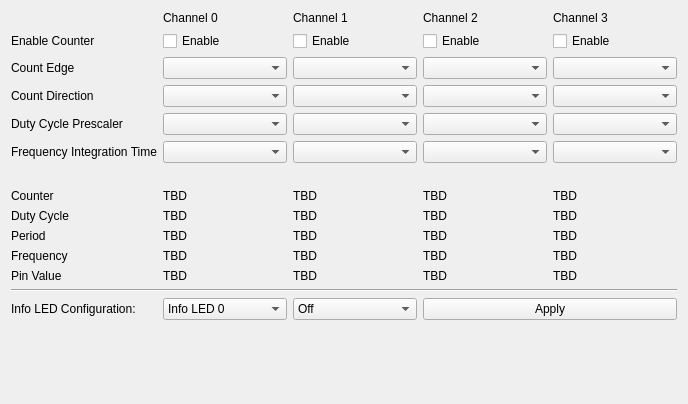
<?xml version="1.0" encoding="UTF-8"?>
<ui version="4.0">
 <class>IndustrialCounter</class>
 <widget class="QWidget" name="IndustrialCounter">
  <property name="geometry">
   <rect>
    <x>0</x>
    <y>0</y>
    <width>688</width>
    <height>404</height>
   </rect>
  </property>
  <property name="windowTitle">
   <string>Form</string>
  </property>
  <layout class="QVBoxLayout" name="verticalLayout">
   <item>
    <layout class="QGridLayout" name="main_grid">
     <item row="1" column="3">
      <widget class="QCheckBox" name="checkBox_3">
       <property name="text">
        <string>Enable</string>
       </property>
      </widget>
     </item>
     <item row="1" column="4">
      <widget class="QCheckBox" name="checkBox_4">
       <property name="text">
        <string>Enable</string>
       </property>
      </widget>
     </item>
     <item row="3" column="1">
      <widget class="QComboBox" name="comboBox_5"/>
     </item>
     <item row="4" column="2">
      <widget class="QComboBox" name="comboBox_9"/>
     </item>
     <item row="7" column="0">
      <widget class="QLabel" name="label_10">
       <property name="text">
        <string>Counter</string>
       </property>
      </widget>
     </item>
     <item row="5" column="2">
      <widget class="QComboBox" name="comboBox_10"/>
     </item>
     <item row="0" column="2">
      <widget class="QLabel" name="label_3">
       <property name="text">
        <string>Channel 1</string>
       </property>
      </widget>
     </item>
     <item row="9" column="1">
      <widget class="QLabel" name="label_17">
       <property name="text">
        <string>TBD</string>
       </property>
      </widget>
     </item>
     <item row="2" column="1">
      <widget class="QComboBox" name="comboBox"/>
     </item>
     <item row="2" column="3">
      <widget class="QComboBox" name="comboBox_3"/>
     </item>
     <item row="10" column="3">
      <widget class="QLabel" name="label_28">
       <property name="text">
        <string>TBD</string>
       </property>
      </widget>
     </item>
     <item row="3" column="3">
      <widget class="QComboBox" name="comboBox_11"/>
     </item>
     <item row="9" column="0">
      <widget class="QLabel" name="label_12">
       <property name="text">
        <string>Period</string>
       </property>
      </widget>
     </item>
     <item row="3" column="2">
      <widget class="QComboBox" name="comboBox_8"/>
     </item>
     <item row="4" column="3">
      <widget class="QComboBox" name="comboBox_12"/>
     </item>
     <item row="9" column="4">
      <widget class="QLabel" name="label_32">
       <property name="text">
        <string>TBD</string>
       </property>
      </widget>
     </item>
     <item row="1" column="0">
      <widget class="QLabel" name="label_35">
       <property name="text">
        <string>Enable Counter</string>
       </property>
      </widget>
     </item>
     <item row="1" column="1">
      <widget class="QCheckBox" name="checkBox">
       <property name="text">
        <string>Enable</string>
       </property>
      </widget>
     </item>
     <item row="1" column="2">
      <widget class="QCheckBox" name="checkBox_2">
       <property name="text">
        <string>Enable</string>
       </property>
      </widget>
     </item>
     <item row="4" column="1">
      <widget class="QComboBox" name="comboBox_6"/>
     </item>
     <item row="11" column="4">
      <widget class="QLabel" name="label_34">
       <property name="text">
        <string>TBD</string>
       </property>
      </widget>
     </item>
     <item row="11" column="0">
      <widget class="QLabel" name="label_14">
       <property name="text">
        <string>Pin Value</string>
       </property>
      </widget>
     </item>
     <item row="3" column="0">
      <widget class="QLabel" name="label_7">
       <property name="text">
        <string>Count Direction</string>
       </property>
      </widget>
     </item>
     <item row="0" column="1">
      <widget class="QLabel" name="label_2">
       <property name="text">
        <string>Channel 0</string>
       </property>
      </widget>
     </item>
     <item row="10" column="4">
      <widget class="QLabel" name="label_33">
       <property name="text">
        <string>TBD</string>
       </property>
      </widget>
     </item>
     <item row="5" column="4">
      <widget class="QComboBox" name="comboBox_16"/>
     </item>
     <item row="8" column="1">
      <widget class="QLabel" name="label_16">
       <property name="text">
        <string>TBD</string>
       </property>
      </widget>
     </item>
     <item row="10" column="0">
      <widget class="QLabel" name="label_13">
       <property name="text">
        <string>Frequency</string>
       </property>
      </widget>
     </item>
     <item row="2" column="2">
      <widget class="QComboBox" name="comboBox_2"/>
     </item>
     <item row="5" column="0">
      <widget class="QLabel" name="label_9">
       <property name="text">
        <string>Frequency Integration Time</string>
       </property>
      </widget>
     </item>
     <item row="8" column="3">
      <widget class="QLabel" name="label_26">
       <property name="text">
        <string>TBD</string>
       </property>
      </widget>
     </item>
     <item row="9" column="3">
      <widget class="QLabel" name="label_27">
       <property name="text">
        <string>TBD</string>
       </property>
      </widget>
     </item>
     <item row="11" column="3">
      <widget class="QLabel" name="label_29">
       <property name="text">
        <string>TBD</string>
       </property>
      </widget>
     </item>
     <item row="7" column="4">
      <widget class="QLabel" name="label_30">
       <property name="text">
        <string>TBD</string>
       </property>
      </widget>
     </item>
     <item row="8" column="4">
      <widget class="QLabel" name="label_31">
       <property name="text">
        <string>TBD</string>
       </property>
      </widget>
     </item>
     <item row="2" column="0">
      <widget class="QLabel" name="label_6">
       <property name="text">
        <string>Count Edge</string>
       </property>
      </widget>
     </item>
     <item row="3" column="4">
      <widget class="QComboBox" name="comboBox_14"/>
     </item>
     <item row="7" column="1">
      <widget class="QLabel" name="label_15">
       <property name="text">
        <string>TBD</string>
       </property>
      </widget>
     </item>
     <item row="5" column="3">
      <widget class="QComboBox" name="comboBox_13"/>
     </item>
     <item row="11" column="1">
      <widget class="QLabel" name="label_19">
       <property name="text">
        <string>TBD</string>
       </property>
      </widget>
     </item>
     <item row="7" column="2">
      <widget class="QLabel" name="label_20">
       <property name="text">
        <string>TBD</string>
       </property>
      </widget>
     </item>
     <item row="0" column="3">
      <widget class="QLabel" name="label_4">
       <property name="text">
        <string>Channel 2</string>
       </property>
      </widget>
     </item>
     <item row="10" column="1">
      <widget class="QLabel" name="label_18">
       <property name="text">
        <string>TBD</string>
       </property>
      </widget>
     </item>
     <item row="8" column="2">
      <widget class="QLabel" name="label_21">
       <property name="text">
        <string>TBD</string>
       </property>
      </widget>
     </item>
     <item row="9" column="2">
      <widget class="QLabel" name="label_22">
       <property name="text">
        <string>TBD</string>
       </property>
      </widget>
     </item>
     <item row="10" column="2">
      <widget class="QLabel" name="label_23">
       <property name="text">
        <string>TBD</string>
       </property>
      </widget>
     </item>
     <item row="11" column="2">
      <widget class="QLabel" name="label_24">
       <property name="text">
        <string>TBD</string>
       </property>
      </widget>
     </item>
     <item row="7" column="3">
      <widget class="QLabel" name="label_25">
       <property name="text">
        <string>TBD</string>
       </property>
      </widget>
     </item>
     <item row="13" column="0">
      <widget class="QLabel" name="label">
       <property name="text">
        <string>Info LED Configuration:</string>
       </property>
      </widget>
     </item>
     <item row="5" column="1">
      <widget class="QComboBox" name="comboBox_7"/>
     </item>
     <item row="4" column="4">
      <widget class="QComboBox" name="comboBox_15"/>
     </item>
     <item row="6" column="0" colspan="5">
      <spacer name="horizontalSpacer">
       <property name="orientation">
        <enum>Qt::Horizontal</enum>
       </property>
       <property name="sizeHint" stdset="0">
        <size>
         <width>40</width>
         <height>20</height>
        </size>
       </property>
      </spacer>
     </item>
     <item row="4" column="0">
      <widget class="QLabel" name="label_8">
       <property name="text">
        <string>Duty Cycle Prescaler</string>
       </property>
      </widget>
     </item>
     <item row="0" column="4">
      <widget class="QLabel" name="label_5">
       <property name="text">
        <string>Channel 3</string>
       </property>
      </widget>
     </item>
     <item row="8" column="0">
      <widget class="QLabel" name="label_11">
       <property name="text">
        <string>Duty Cycle</string>
       </property>
      </widget>
     </item>
     <item row="2" column="4">
      <widget class="QComboBox" name="comboBox_4"/>
     </item>
     <item row="12" column="0" colspan="5">
      <widget class="Line" name="line">
       <property name="orientation">
        <enum>Qt::Horizontal</enum>
       </property>
      </widget>
     </item>
     <item row="13" column="1">
      <widget class="QComboBox" name="cbox_ilc_l">
       <item>
        <property name="text">
         <string>Info LED 0</string>
        </property>
       </item>
       <item>
        <property name="text">
         <string>Info LED 1</string>
        </property>
       </item>
       <item>
        <property name="text">
         <string>Info LED 2</string>
        </property>
       </item>
       <item>
        <property name="text">
         <string>Info LED 3</string>
        </property>
       </item>
      </widget>
     </item>
     <item row="13" column="2">
      <widget class="QComboBox" name="cbox_ilc_c">
       <item>
        <property name="text">
         <string>Off</string>
        </property>
       </item>
       <item>
        <property name="text">
         <string>On</string>
        </property>
       </item>
       <item>
        <property name="text">
         <string>Heartbeat</string>
        </property>
       </item>
       <item>
        <property name="text">
         <string>Channel State</string>
        </property>
       </item>
      </widget>
     </item>
     <item row="13" column="3" colspan="2">
      <widget class="QPushButton" name="btn_ilc_apply">
       <property name="text">
        <string>Apply</string>
       </property>
      </widget>
     </item>
    </layout>
   </item>
   <item>
    <spacer name="verticalSpacer">
     <property name="orientation">
      <enum>Qt::Vertical</enum>
     </property>
     <property name="sizeHint" stdset="0">
      <size>
       <width>20</width>
       <height>40</height>
      </size>
     </property>
    </spacer>
   </item>
  </layout>
 </widget>
 <resources/>
 <connections/>
</ui>
